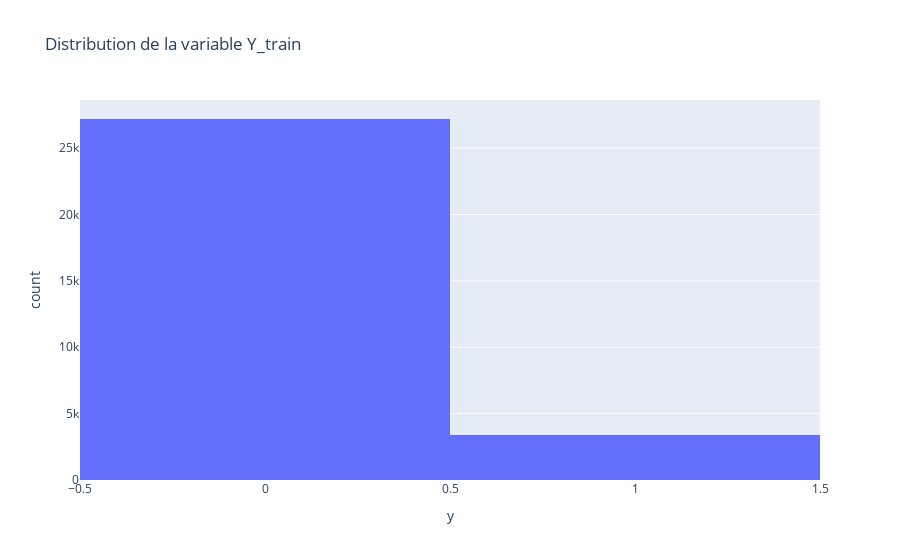

The notebook cell saved with this chart:
### Markdown cell above
### Fitting avec *Oversampling*

### Code cell
#Observation de la distribution sur Y_train
df = pd.DataFrame(y_train, columns = ["y"])
fig = px.histogram(df, 
                   x="y",
                  title="Distribution de la variable Y_train")
fig.show()

### Figure 1 — Plotly figure (JSON) as saved in the notebook; plotly's stock layout.template omitted (floating-point values rounded to 4 significant figures; data arrays with more than 128 entries replaced by an {"elided": "..."} marker saying what was removed)
{"data": [{"alignmentgroup": "True", "bingroup": "x", "hovertemplate": "y=%{x}<br>count=%{y}<extra></extra>", "legendgroup": "", "marker": {"color": "#636efa", "pattern": {"shape": ""}}, "name": "", "offsetgroup": "", "orientation": "v", "showlegend": false, "type": "histogram", "x": {"elided": "30596 int values"}, "xaxis": "x", "yaxis": "y"}], "layout": {"barmode": "relative", "legend": {"tracegroupgap": 0}, "title": {"text": "Distribution de la variable Y_train"}, "xaxis": {"anchor": "y", "domain": [0, 1], "title": {"text": "y"}}, "yaxis": {"anchor": "x", "domain": [0, 1], "title": {"text": "count"}}}}
